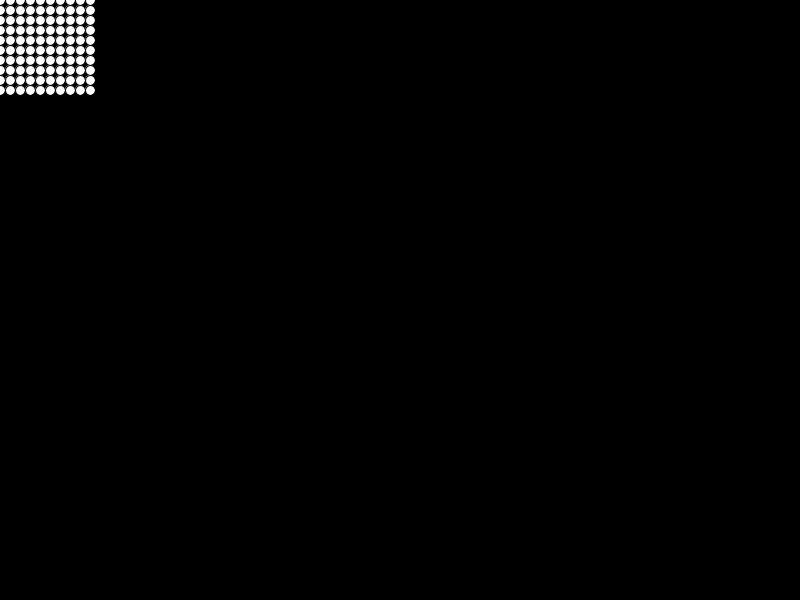
Frame 1 (no input)
Frame 60 (the mouse pressed at the canvas centre just before this capture): identical to frame 1, image omitted
Frame 120 (the mouse held since frame 60 and released just before this capture): identical to frame 1, image omitted

The Processing sketch that drew this single still picture (run headless with seeded random() and noise(); from frame 60 on, the mouse is pressed at the canvas centre):

// Processing sketch: petlaWpetliGridBasic1
// ── petlaWpetliGridBasic1.pde


int rows = 10;
int cols = 10;
int cellSize = 10;

void setup(){
  
  size( 800, 600 );
  
}

void draw(){
  
   background(0);
   
   for( int x = 0; x < cols; x ++ ){
    
     for( int y = 0; y < rows; y++ ){
       
       int px = x*cellSize;
       int py = y*cellSize;
       
       fill( 255 );
       ellipse( px, py, cellSize, cellSize );
       
     }
     
   }
   
  
}
